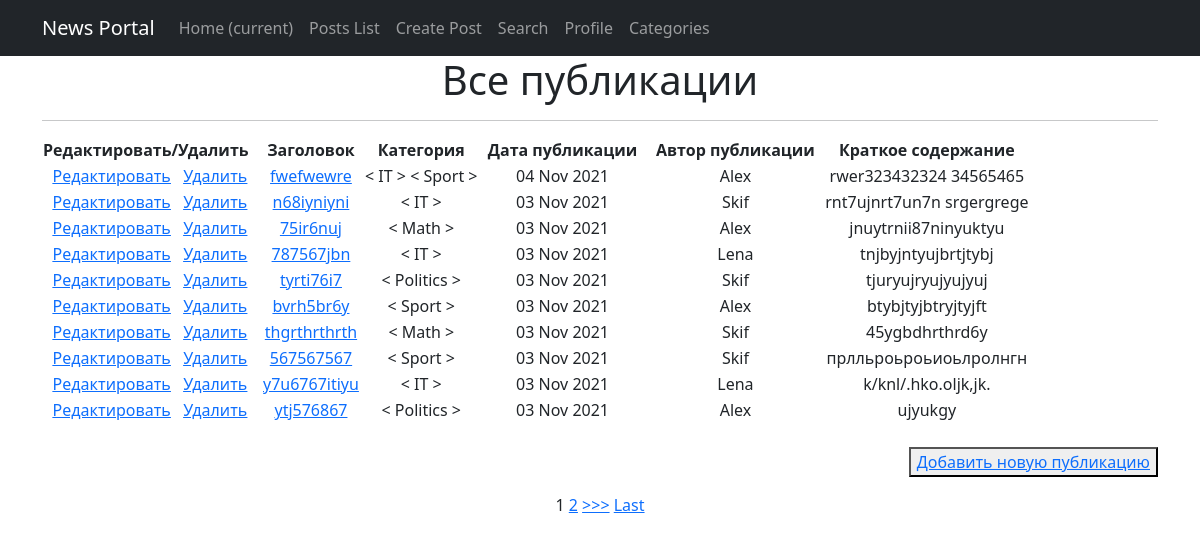
The app's page /posts/, older data.
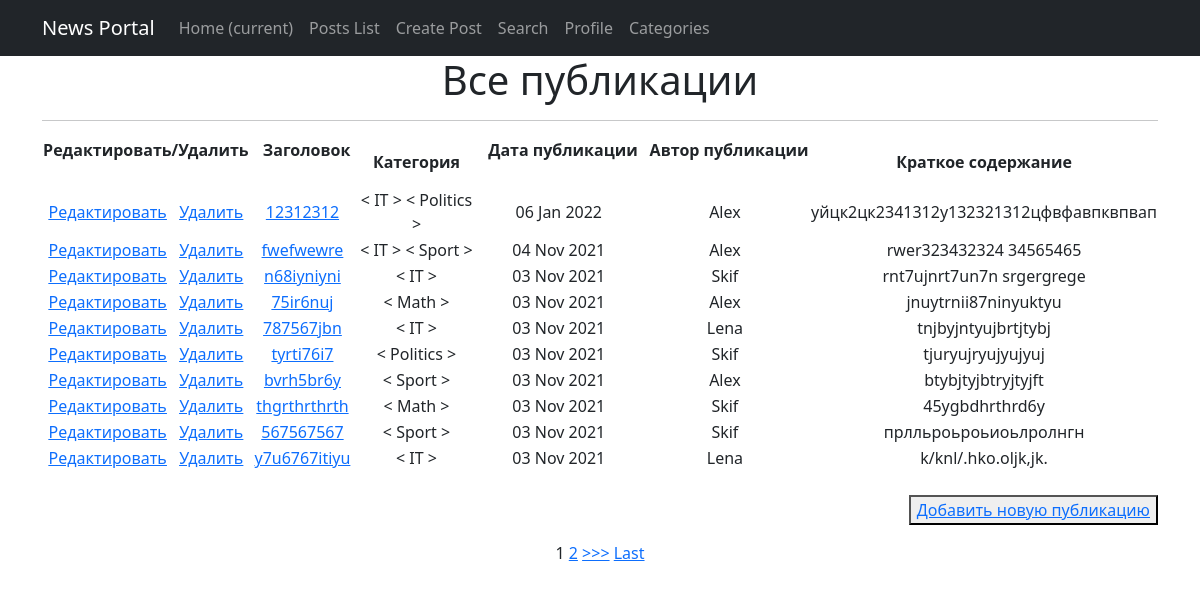
The same page, newer data.
### news/models.py (models this page shows, shortened)
class Post(models.Model):
    article = 'AR'
    news = 'NW'
    kind = [
        (article, 'Статья'),
        (news, 'Новость')
    ]
    author = models.ForeignKey(Author, on_delete=models.CASCADE)
    view = models.CharField(max_length=2, choices=kind, default=article)
    time_of_creation = models.DateTimeField(auto_now_add=True)
    post_category = models.ManyToManyField(Category, through='PostCategory')
    title = models.CharField(max_length=128)
    text = models.TextField()
    post_rating = models.IntegerField(default=0)
    class Meta:
        verbose_name = 'Публикация'
        verbose_name_plural = 'Публикации'

class Category(models.Model):
    name = models.CharField(max_length=64, unique=True)
    class Meta:
        verbose_name = 'Категория'
        verbose_name_plural = 'Категории'
    def __str__(self):
        return f'{self.name}'

class Author(models.Model):
    author_user = models.OneToOneField(User, on_delete=models.CASCADE)
    author_rating = models.IntegerField(default=0)
    class Meta:
        verbose_name = 'Автор'
        verbose_name_plural = 'Авторы'
    def __str__(self):
        return f'{self.author_user}'

### news/views.py (the view)
# urls.py: path('', PostList.as_view(), name='posts'),  # т. к. сам по себе это класс,
class PostList(ListView):
    model = Post
    template_name = 'news/posts.html'
    context_object_name = 'posts'
    ordering = ['-id']  # задаем последовательность отображения по id
    paginate_by = 10  # задаем кол-во отображаемых объектов на странице

### news/templatetags/custom_filters.py (called while the page is built)
@register.filter(name='censor')
def censor(value):
    censor_list = ['мат']
    text = value.split()
    for word in text:
        if word.lower() in censor_list:
            value = value.replace(word, '[CENSORED]')
    return value

### templates/news/posts.html (shortened to what this page needs)
{% extends 'default.html' %}
{% load custom_filters %}
{% block content %}
  <h1>Все публикации</h1>
  <hr>
  {% if posts %}
      <table>
          <tr>
              <td>
                  <b> Редактировать/Удалить &nbsp  </b>
              </td>
              <td>
                  <b> &nbsp Заголовок &nbsp </b>
              </td>
              <td>
                  <b> &nbsp Категория &nbsp </b>
              </td>
              <td>
                  <b> &nbsp Дата публикации &nbsp </b>
              </td>
              <td>
                  <b> &nbsp Автор публикации &nbsp </b>
              </td>
              <td>
                  <b> &nbsp Краткое содержание &nbsp </b>
              </td>
          </tr>
      {% for post in posts %}
          <tr>
              <td>
                  <a href="{% url 'post_update' post.id %}"><u>Редактировать</u></a>  &nbsp
                  <a href="{% url 'post_delete' post.id %}"><u>Удалить</u></a>
              </td>
              <td>
                  <a href="{% url 'post_detail' post.id %}">{{ post.title|censor }}</a>
              </td>
              <td>
                  {% for category in post.post_category.all %}
                  < {{ category }} >
                  {% endfor %}
              </td>
              <td>
                  {{ post.time_of_creation|date:'d M Y'}}
              </td>
              <td>
                  {{ post.author }}
              </td>
              <td>
                  {{ post.text|truncatechars:50|censor }}
              </td>
          </tr>
      {% endfor %}
      </table>
      <br>
      <p align="right">
          <button><a href="{% url 'post_add' %}">Добавить новую публикацию</a></button> <br>
      </p>
      {% if is_paginated %}
          {% for num in page_obj.paginator.page_range %}
              {% if page_obj.number == num %}
                  <a>{{ num }}</a>
              {% elif num > page_obj.number|add:'-3' and num < page_obj.number|add:'3' %}
                  <a href="?page={{ num }}">{{ num }}</a>
              {% endif %}
          {% endfor %}
          {% if page_obj.has_next %}
              <a href="?page={{ page_obj.next_page_number }}">>>></a>
              <a href="?page={{ page_obj.paginator.num_pages }}">Last</a>
          {% endif %}
      {% endif %}
  {% else %}
      <h2>Публикаций нет!</h2>
  {% endif %}
{% endblock content %}

### templates/default.html (shortened to what this page needs)
<!DOCTYPE html>
<html lang="en">
    <head>
        {% load static %}
        <link href="{% static 'css/styles.css'%}" rel="stylesheet" />
    </head>
    <body>
        <nav class="navbar navbar-expand-lg navbar-dark bg-dark static-top">
            <div class="container">
                <a class="navbar-brand" href="#">News Portal</a>
                <div class="collapse navbar-collapse" id="navbarResponsive">
                    <ul class="navbar-nav ml-auto">
                        <li class="nav-item active">
                            <a class="nav-link" href="/">Home
                                <span class="sr-only">(current)</span>
                            </a>
                        </li>
                        <li class="nav-item">
                            <a class="nav-link" href="/posts/">Posts List</a>
                        </li>
                        <li class="nav-item">
                            <a class="nav-link" href="/posts/add/">Create Post</a>
                        </li>
                        <li class="nav-item">
                            <a class="nav-link" href="/posts/search/">Search</a>
                        </li>
                        <li class="nav-item">
                            <a class="nav-link" href="/posts/profile/">Profile</a>
                        </li>
                        <li class="nav-item">
                            <a class="nav-link" href="/posts/categories/">Categories</a>
                        </li>
                    </ul>
                </div>
            </div>
        </nav>
        <div class="container">
            <div class="row">
                <div class="col-lg-12 text-center">
                    {% block content %}{% endblock content %}
                </div>
            </div>
        </div>
    </body>
</html>

Row changes from the older to the newer data that the page shows:
no longer on this page (row unchanged): Post: title|censor "ytj576867", time_of_creation "03 Nov 2021", author "Alex", text|censor "ujyukgy", Category (name "Politics")
added Post: title|censor "12312312", time_of_creation "06 Jan 2022", author "Alex", text|censor "уйцк2цк2341312у132321312цфвфавпквпвап", Category (name "IT"), Category (name "Politics")
